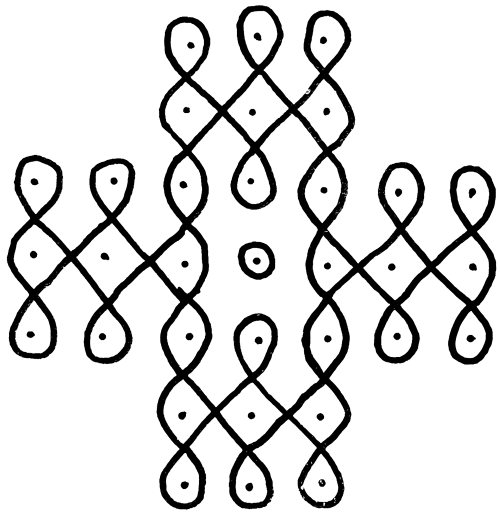
#> input picture unsorted images/Background1.png, 1000 x 1026 px, found by its file name (shown at 1/2 size)
$ python process-designs.py
#> lines starting #> are read from the running program, lines starting #| are printed output that depends on the picture
"""Prepares Goldy's hand-drawn motifs for the web.

Source PNGs live in 'unsorted images'. For each one this:
  1. recovers a clean alpha channel (some PSD exports carry a
     semi-transparent white wash across the whole canvas, which is
     what made Background7 read as a grey box)
  2. trims the transparent margin
  3. recolours the ink to charcoal
  4. resizes to the width that motif is actually displayed at
  5. writes WebP into the folder for the section that uses it

Re-runnable. Source files are never modified.
"""

import json
import os

from PIL import Image

SRC = "unsorted images"
OUT = "public/designs"
CHARCOAL = (0x2B, 0x2B, 0x2B)

# section, filename, export width
# widths are ~1.6x the largest size each motif is ever displayed at —
# they sit far back and are blurred, so more resolution is wasted bytes
PLAN = {
    "Background1.png": ("hero",    "kolam-cross",    1400),
    "Background2.png": ("work",    "endless-knot",    900),
    "Background3.png": ("bio",     "diamond-knot",    800),
    "Background4.png": ("work",    "lattice-field",   900),
    "Background5.png": ("bio",     "flame",           620),
    "Background6.png": ("enquiry", "dotted-diamond",  560),
    "Background7.png": ("enquiry", "flame-tonal",     620),
}


def clean_alpha(im):
    """Return an alpha channel with any flat background wash removed."""
    a = im.getchannel("A")
    lo, hi = a.getextrema()

    # fully opaque export: the drawing is dark ink on white, so
    # inverted luminance is the alpha we want
    if lo > 250:
        return im.convert("L").point(lambda v: 255 - v)

    # a flat wash sits at the same alpha in every corner — measure it
    w, h = im.size
    corners = [a.getpixel(p) for p in ((2, 2), (w - 3, 2), (2, h - 3), (w - 3, h - 3))]
    floor = min(corners)

    if floor > 4:
        # rescale so the wash falls to zero and the ink keeps its range
        span = 255 - floor
        return a.point(lambda v: 0 if v <= floor else min(255, round((v - floor) * 255 / span)))

    return a


def main():
    manifest = []

    for src_name, (section, out_name, width) in PLAN.items():
        path = os.path.join(SRC, src_name)
        if not os.path.exists(path):
            print(f"  skip {src_name} (not found)")
            continue

        im = Image.open(path).convert("RGBA")
#> im is the input picture: PIL image 1000x1026 RGBA; mean R, G, B, A 174, 174, 174, 37.4
        a = clean_alpha(im)
#> in clean_alpha, `a = im.getchannel("A")`:
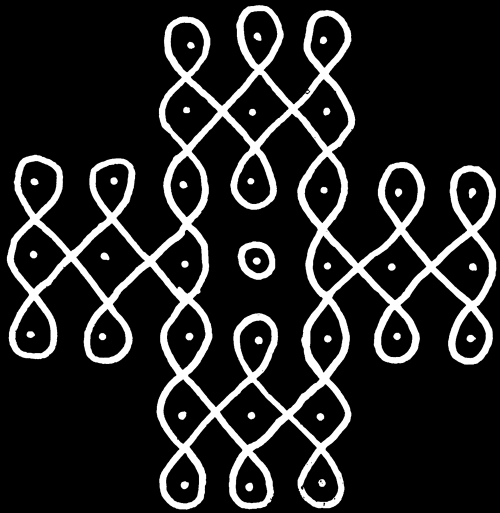
#> a: PIL image 1000x1026 L (shown at 1/2 size); min 0, max 255, mean 37.4
#> in clean_alpha, `lo, hi = a.getextrema()`: lo = 0; hi = 255
#> in clean_alpha, `corners = [a.getpixel(p) for p in ((2, 2), (w - 3, 2), (2, h - 3), (w ..`: corners = [0, 0, 0, 0]
#> in clean_alpha, `floor = min(corners)`: floor = 0

        box = a.getbbox()
#> box = (13, 10, 993, 1020)
        if box:
            a = a.crop(box)
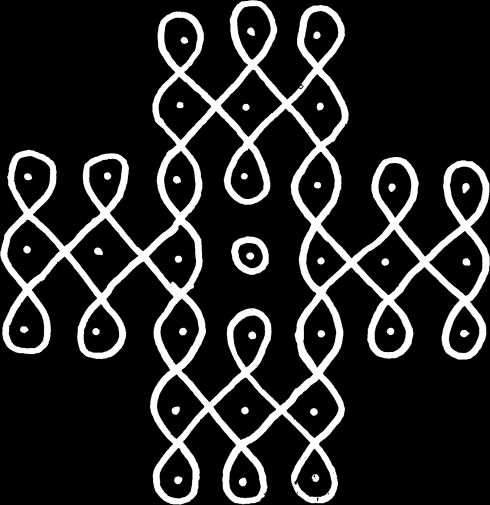
#> a: PIL image 980x1010 L (shown at 1/2 size); min 0, max 255, mean 38.8

        flat = Image.new("RGBA", a.size, CHARCOAL + (255,))
        flat.putalpha(a)
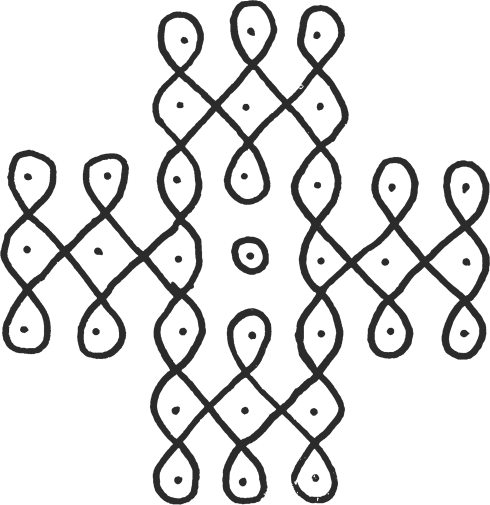
#> flat: PIL image 980x1010 RGBA (shown at 1/2 size); mean R, G, B, A 43, 43, 43, 38.8; transparent parts drawn white

        w, h = flat.size
#> w = 980; h = 1010
        if w > width:
            flat = flat.resize((width, round(h * width / w)), Image.LANCZOS)

        folder = os.path.join(OUT, section)
        os.makedirs(folder, exist_ok=True)
        out = os.path.join(folder, out_name + ".webp")
        # these render at ~8% opacity behind a blur, so quality can go
        # well below what you would use for a foreground image
        flat.save(out, "WEBP", quality=62, alpha_quality=55, method=4, exact=False)

        kb = os.path.getsize(out) / 1024
        manifest.append({
            "src": f"/designs/{section}/{out_name}.webp",
            "section": section,
            "w": flat.size[0],
            "h": flat.size[1],
        })
        print(f"  {src_name:18} -> {section}/{out_name}.webp  {flat.size[0]}x{flat.size[1]}  {kb:6.1f} kB")
#|   Background1.png    -> hero/kolam-cross.webp  980x1010    34.1 kB
#> pass 2 of the loop in main, `for src_name, (section, out_name, width) in PLAN.items():`:
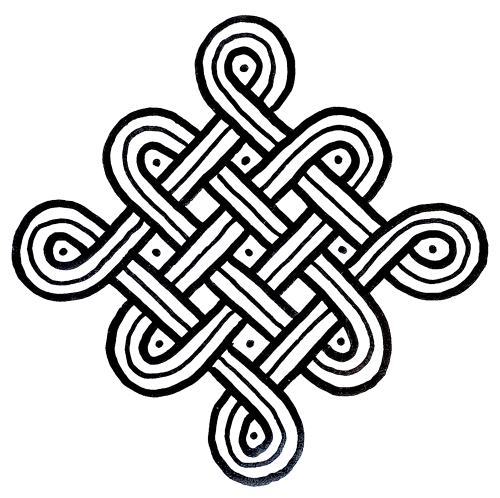
#> input picture unsorted images/Background2.png, 1000 x 996 px, found by its file name (shown at 1/2 size)
#> in main, im is the input picture: PIL image 1000x996 RGBA; mean R, G, B, A 163.5, 166.8, 172.6, 53.8
#> in clean_alpha (call 2), `a = im.getchannel("A")`:
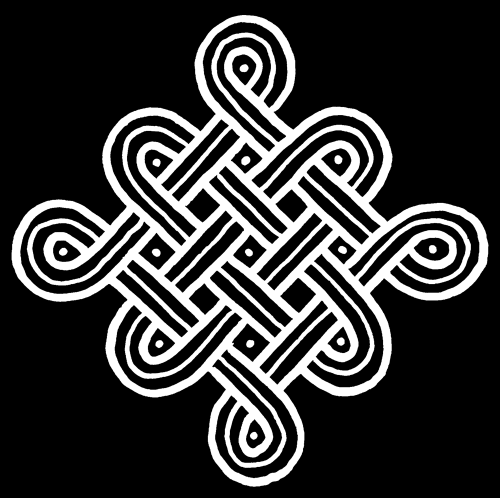
#> a: PIL image 1000x996 L (shown at 1/2 size); min 0, max 255, mean 53.8
#> box = (23, 30, 977, 974)
#> in main, `flat = flat.resize((width, round(h * width / w)), Image.LANCZOS)`:
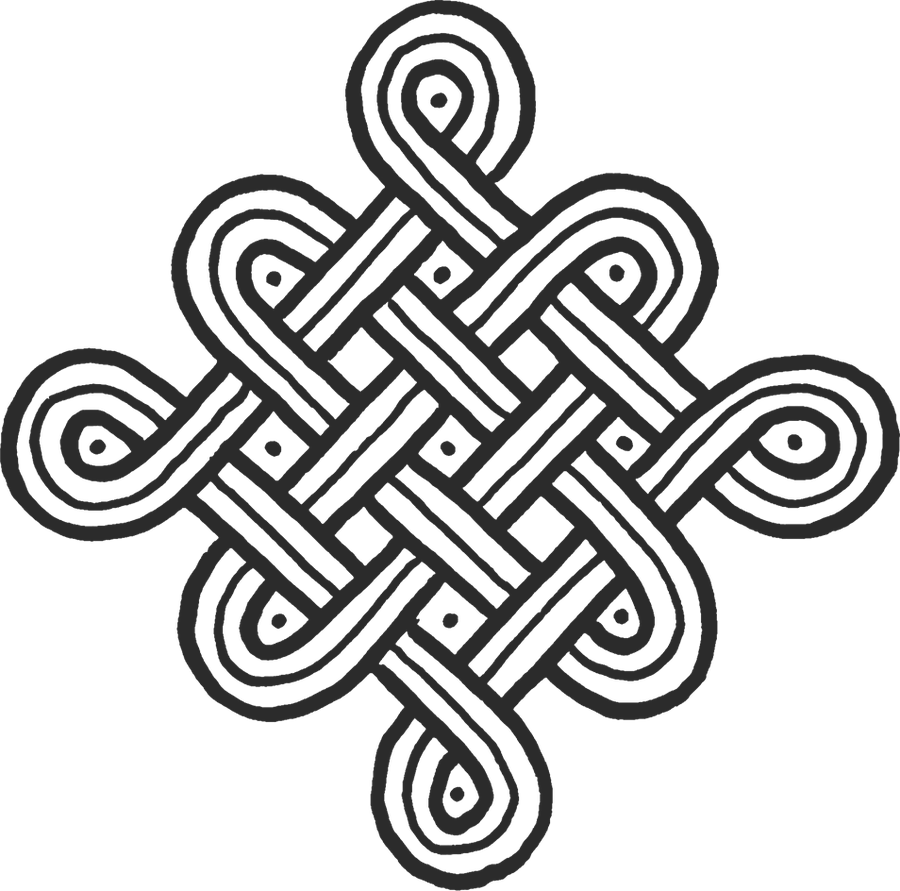
#> flat: PIL image 900x891 RGBA; mean R, G, B, A 11.6, 11.6, 11.6, 59.5; transparent parts drawn white
#|   Background2.png    -> work/endless-knot.webp  900x891    65.4 kB
#> pass 3 of the loop in main, `for src_name, (section, out_name, width) in PLAN.items():`:
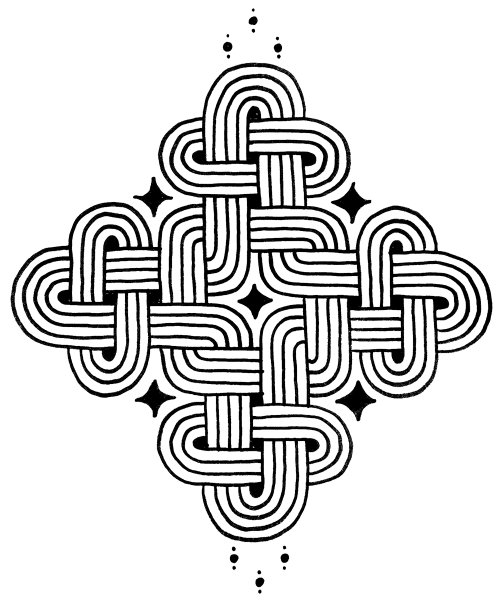
#> input picture unsorted images/Background3.png, 1000 x 1202 px, found by its file name (shown at 1/2 size)
#> in main, im is the input picture: PIL image 1000x1202 RGBA; mean R, G, B, A 184.7, 184.7, 184.7, 39.5
#> in clean_alpha (call 3), `a = im.getchannel("A")`:
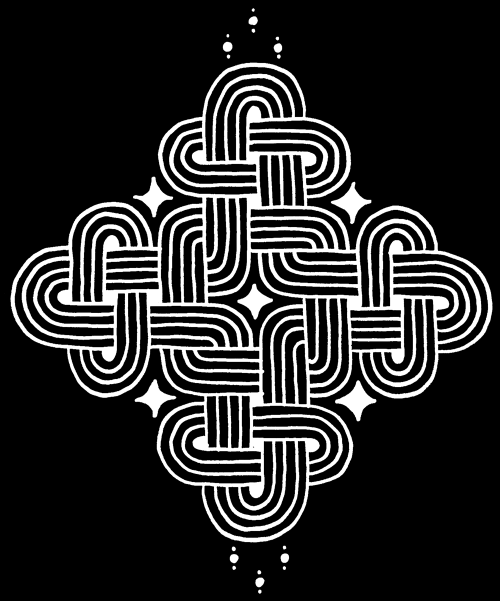
#> a: PIL image 1000x1202 L (shown at 1/2 size); min 0, max 255, mean 39.5
#> box = (8, 16, 985, 1188)
#> in main, `flat = flat.resize((width, round(h * width / w)), Image.LANCZOS)`:
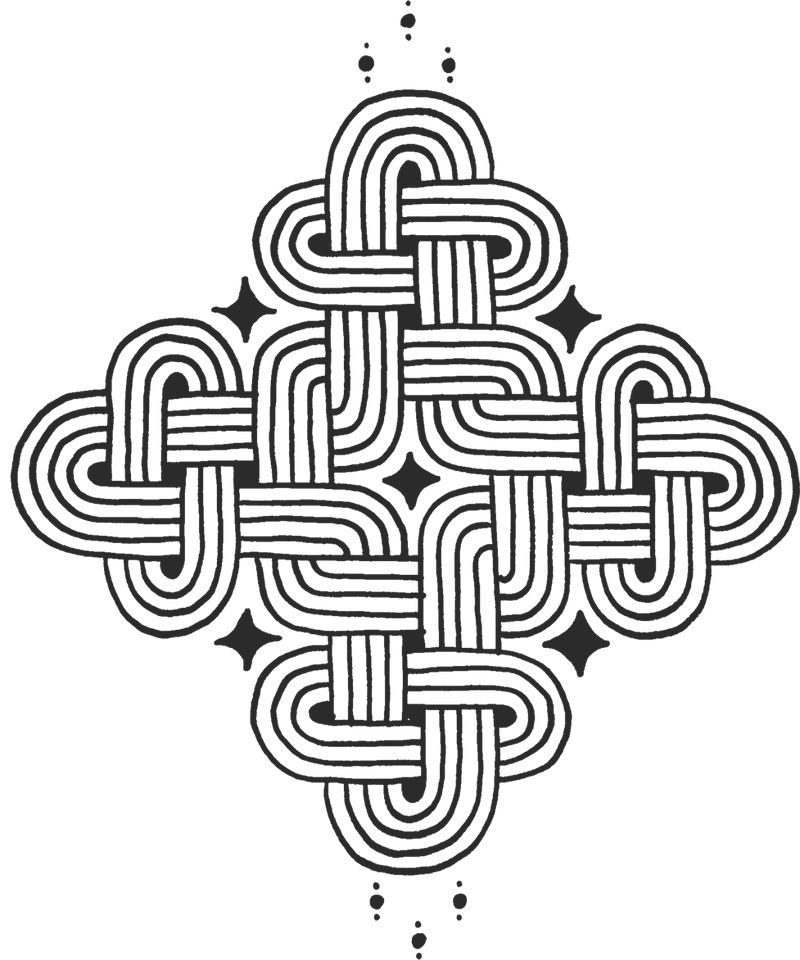
#> flat: PIL image 800x960 RGBA; mean R, G, B, A 9.2, 9.2, 9.2, 41.4; transparent parts drawn white
#|   Background3.png    -> bio/diamond-knot.webp  800x960    72.1 kB
#> the loop made 7 passes; the first 3 are shown

    with open(os.path.join(OUT, "manifest.json"), "w") as f:
        json.dump(manifest, f, indent=2)
    print(f"\n  {len(manifest)} motifs written")


if __name__ == "__main__":
    main()
